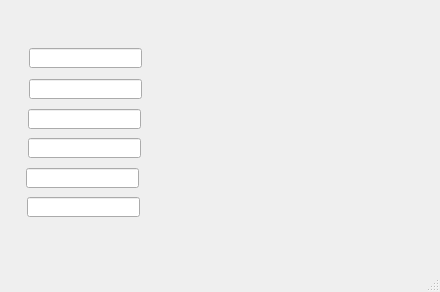
<?xml version="1.0" encoding="UTF-8"?>
<ui version="4.0">
 <class>AdminAbonnement</class>
 <widget class="QMainWindow" name="AdminAbonnement">
  <property name="geometry">
   <rect>
    <x>0</x>
    <y>0</y>
    <width>440</width>
    <height>292</height>
   </rect>
  </property>
  <property name="windowTitle">
   <string>MainWindow</string>
  </property>
  <widget class="QWidget" name="centralwidget">
   <widget class="QLineEdit" name="lineEdit">
    <property name="geometry">
     <rect>
      <x>29</x>
      <y>48</y>
      <width>113</width>
      <height>20</height>
     </rect>
    </property>
   </widget>
   <widget class="QLineEdit" name="lineEdit_2">
    <property name="geometry">
     <rect>
      <x>29</x>
      <y>79</y>
      <width>113</width>
      <height>20</height>
     </rect>
    </property>
   </widget>
   <widget class="QLineEdit" name="lineEdit_3">
    <property name="geometry">
     <rect>
      <x>28</x>
      <y>109</y>
      <width>113</width>
      <height>20</height>
     </rect>
    </property>
   </widget>
   <widget class="QLineEdit" name="lineEdit_4">
    <property name="geometry">
     <rect>
      <x>28</x>
      <y>138</y>
      <width>113</width>
      <height>20</height>
     </rect>
    </property>
   </widget>
   <widget class="QLineEdit" name="lineEdit_5">
    <property name="geometry">
     <rect>
      <x>26</x>
      <y>168</y>
      <width>113</width>
      <height>20</height>
     </rect>
    </property>
   </widget>
   <widget class="QLineEdit" name="lineEdit_6">
    <property name="geometry">
     <rect>
      <x>27</x>
      <y>197</y>
      <width>113</width>
      <height>20</height>
     </rect>
    </property>
   </widget>
  </widget>
  <widget class="QMenuBar" name="menubar">
   <property name="geometry">
    <rect>
     <x>0</x>
     <y>0</y>
     <width>440</width>
     <height>17</height>
    </rect>
   </property>
  </widget>
  <widget class="QStatusBar" name="statusbar"/>
 </widget>
 <resources/>
 <connections/>
</ui>
